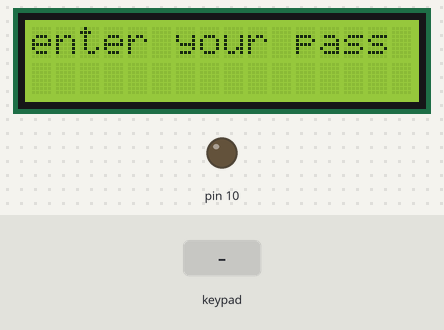
Recording of a sketch running on a simulated Arduino Uno, built with avr-gcc and run on an emulated ATmega328P. On the bench: 16×2 character LCD, output pins drawn as LEDs (lit = HIGH). The test bench sets the inputs (shaded band).

Above: at 1.2 s.
1.3 s: keypad keys 1 2 3 4 pressed 0.4 s apart
At 3.5 s:
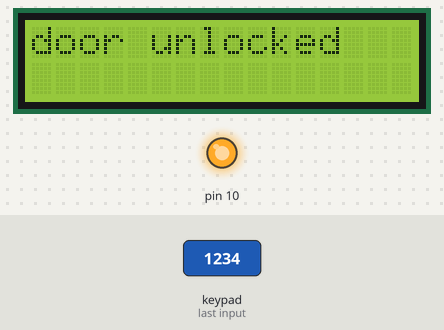
5.9 s: keypad keys 9 8 7 6 pressed 0.4 s apart
At 8.2 s:
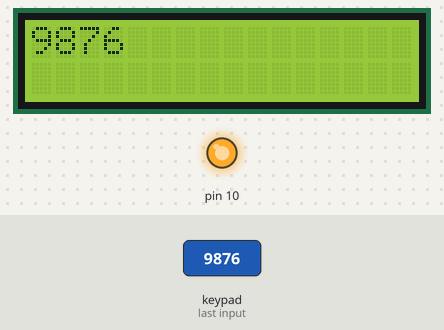
10.5 s: key '1' pressed
At 13.3 s:
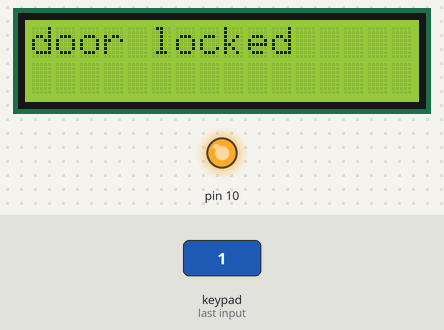
13.5 s: key '2' pressed
At 15.0 s:
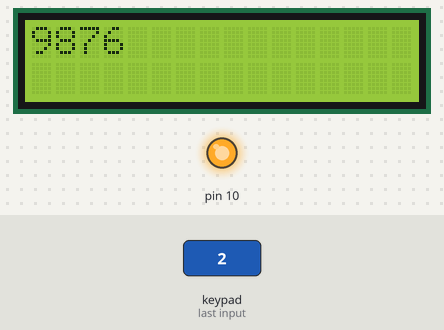
16.5 s: key '3' pressed
Timing chart, 0 to 19.5 s (numbered marks = the images above; inputs shaded):
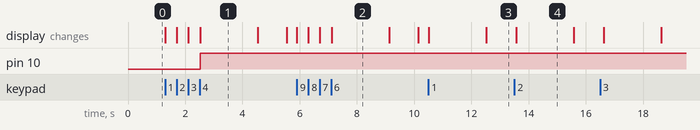

Measured:
- after the input at 1.3 s, pin 10: LOW → HIGH after 1.2 s; the display: first changes at once (image 1 shows a later state)
- after the input at 5.9 s, the display: first changes at once (image 2 shows a later state)
- after the input at 10.5 s, the display: first changes at once (image 3 shows a later state)
- after the input at 13.5 s, the display: changes after 0.07 s (image 4)
- what the display in image 1 shows lasts 2.0 s, from 2.5 s to 4.5 s

The sketch:

smartdoorlock.ino
```cpp
#include <LiquidCrystal_I2C.h>
#include <Keypad.h>

//----------------LCD----------------
int address=0x27;
int columns=16;
int row=2;
LiquidCrystal_I2C lcd(address,columns,row);

//---------------KEYPAD--------------------
const byte ROWS = 4; // Number of rows in the keypad
const byte COLS = 4; // Number of columns in the keypad

char keys[ROWS][COLS] = {
  {'1','2','3','A'},
  {'4','5','6','B'},
  {'7','8','9','C'},
  {'*','0','#','D'}
};

byte rowPins[ROWS] = {9, 8, 7, 6}; // Row pins connected to Arduino
byte colPins[COLS] = {5, 4, 3, 2}; // Column pins connected to Arduino

// Create instance of the Keypad class
Keypad keypad = Keypad(makeKeymap(keys), rowPins, colPins, ROWS, COLS);

//------------password----------------

String inputpassword="";
String systempassword="1234";
int password_length=4;

void setup()
{ lcd.init();
  lcd.clear();
 lcd.backlight();
  Serial.begin(9600);

}

void loop()
{
  lcd.clear();
  lcd.setCursor(0,0);
  lcd.print("enter your pass");
  int x=0;
  pinMode(10,OUTPUT);
  while(1){
  char key=keypad.getKey();
  if(key){
    if(inputpassword.length()<password_length)
    {

    inputpassword=inputpassword+key;
    lcd.setCursor(x,1);
    lcd.print("*");
    x++;
    }
    if(inputpassword.length()==password_length)
    {
      if(inputpassword==systempassword){
    lcd.clear();
    lcd.setCursor(0,0);
    lcd.print("door unlocked");
    digitalWrite(10,HIGH);
    inputpassword="";
    delay(2000);
    break;
      }
      else{
      lcd.clear();
      lcd.setCursor(0,0);
      lcd.print(inputpassword);
      delay(2000);
      break;
      }
    }


  }
  }
  lcd.clear();
  lcd.setCursor(0,0);
  lcd.print("door locked");
  delay(1000);
}
```
